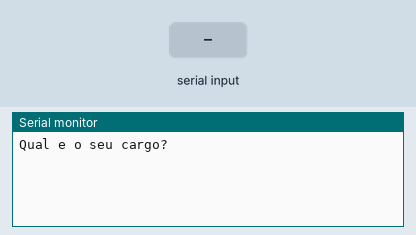
The sketch below on a simulated Arduino Uno, built with avr-gcc and run on an emulated ATmega328P. Parts: the last lines printed to the serial monitor. The inputs (shaded band) are chosen by the test bench.

Above: at 1.2 s.
1.3 s: "90,45\n" received over Serial
At 3.1 s:
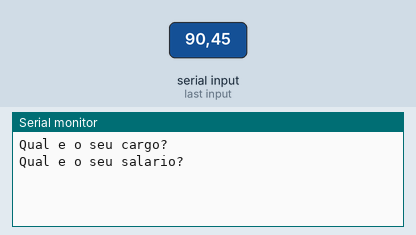
3.8 s: "30,150\n" received over Serial
At 4.2 s:
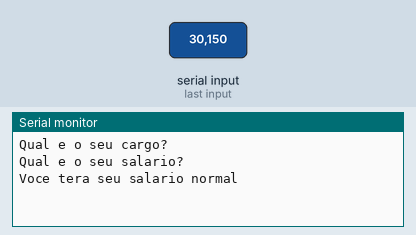

The sketch:

lopal_ex161.ino
```cpp
/* Uma empresa decide dar aumento aos funcionários de acordo com o seu cargo,
disposto na tabela abaixo:
Cargo 			% Aumento
Produção 		  6.5
Administrativo	  7.5
Diretoria	 	   12
De acordo com a tabela acima faça um programa que receba o cargo e o salário de
um funcionário e calcule e imprima o salário reajustado.
*/

String cargo = "";
String Producao = "";
String Administrativo = "";
String Diretoria = "";
float s = 0;
float sp = 0;
float sa = 0;
float sd = 0;

void setup()
{
  Serial.begin(9600);
}

void loop()
{
  Serial.println("Qual e o seu cargo?");
  while(! Serial.available());
  cargo = Serial.readString();


  Serial.println("Qual e o seu salario?");
  while(! Serial.available());
  s = Serial.parseFloat();

  sp = s * 1.065;
  sa = s * 1.75;
  sd = s * 1.12;

  if(cargo == Producao){
   Serial.println("O seu cargo e: " + cargo);
   Serial.println("O seu salario atualizado e: R$" + String(sp));
  } else if(cargo == Administrativo){
   Serial.println("O seu cargo e: " + cargo);
   Serial.println("O seu salario atualizado e: R$" + String(sa));
  } else if(cargo == Diretoria){
   Serial.println("O seu cargo e: " + cargo);
   Serial.println("O seu salario atualizado e: R$" + String(sd));
  } else {
  Serial.println("Voce tera seu salario normal");
  }
    delay(4000);

      Serial.println();
      Serial.println();
}
```

Measured:
- after the input at 1.3 s, the serial monitor: prints a new line after 1.0 s (image 1)
- after the input at 3.8 s, the serial monitor: prints a new line at once (image 2)
